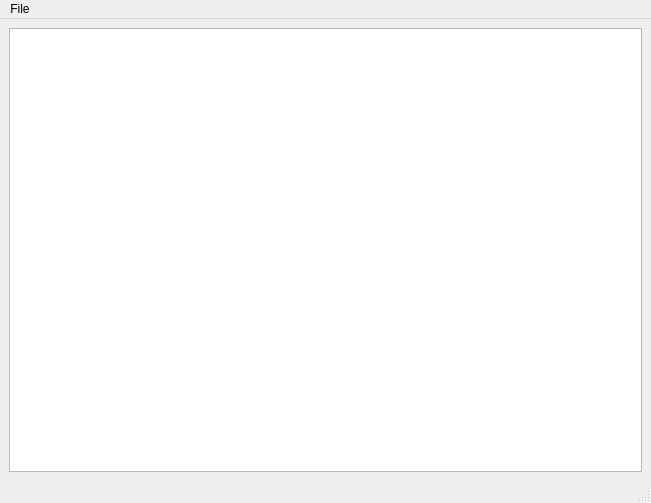
<?xml version="1.0" encoding="UTF-8"?>
<ui version="4.0">
 <class>Notepad</class>
 <widget class="QMainWindow" name="Notepad">
  <property name="geometry">
   <rect>
    <x>0</x>
    <y>0</y>
    <width>651</width>
    <height>503</height>
   </rect>
  </property>
  <property name="windowTitle">
   <string>Notepad</string>
  </property>
  <widget class="QWidget" name="centralwidget">
   <layout class="QVBoxLayout" name="verticalLayout">
    <item>
     <widget class="QTextEdit" name="textEdit"/>
    </item>
   </layout>
  </widget>
  <widget class="QStatusBar" name="statusbar"/>
  <widget class="QMenuBar" name="menubar">
   <property name="geometry">
    <rect>
     <x>0</x>
     <y>0</y>
     <width>651</width>
     <height>21</height>
    </rect>
   </property>
   <widget class="QMenu" name="menuNew">
    <property name="title">
     <string>File</string>
    </property>
    <addaction name="actionNew"/>
    <addaction name="actionOpen"/>
    <addaction name="actionSave"/>
    <addaction name="actionSave_as"/>
    <addaction name="actionPrint"/>
    <addaction name="actionExit"/>
   </widget>
   <addaction name="menuNew"/>
  </widget>
  <action name="actionNew">
   <property name="text">
    <string>New</string>
   </property>
  </action>
  <action name="actionOpen">
   <property name="text">
    <string>Open</string>
   </property>
  </action>
  <action name="actionSave">
   <property name="text">
    <string>Save</string>
   </property>
  </action>
  <action name="actionSave_as">
   <property name="text">
    <string>Save as</string>
   </property>
  </action>
  <action name="actionPrint">
   <property name="text">
    <string>Print</string>
   </property>
  </action>
  <action name="actionExit">
   <property name="text">
    <string>Exit</string>
   </property>
  </action>
 </widget>
 <resources/>
 <connections/>
</ui>
